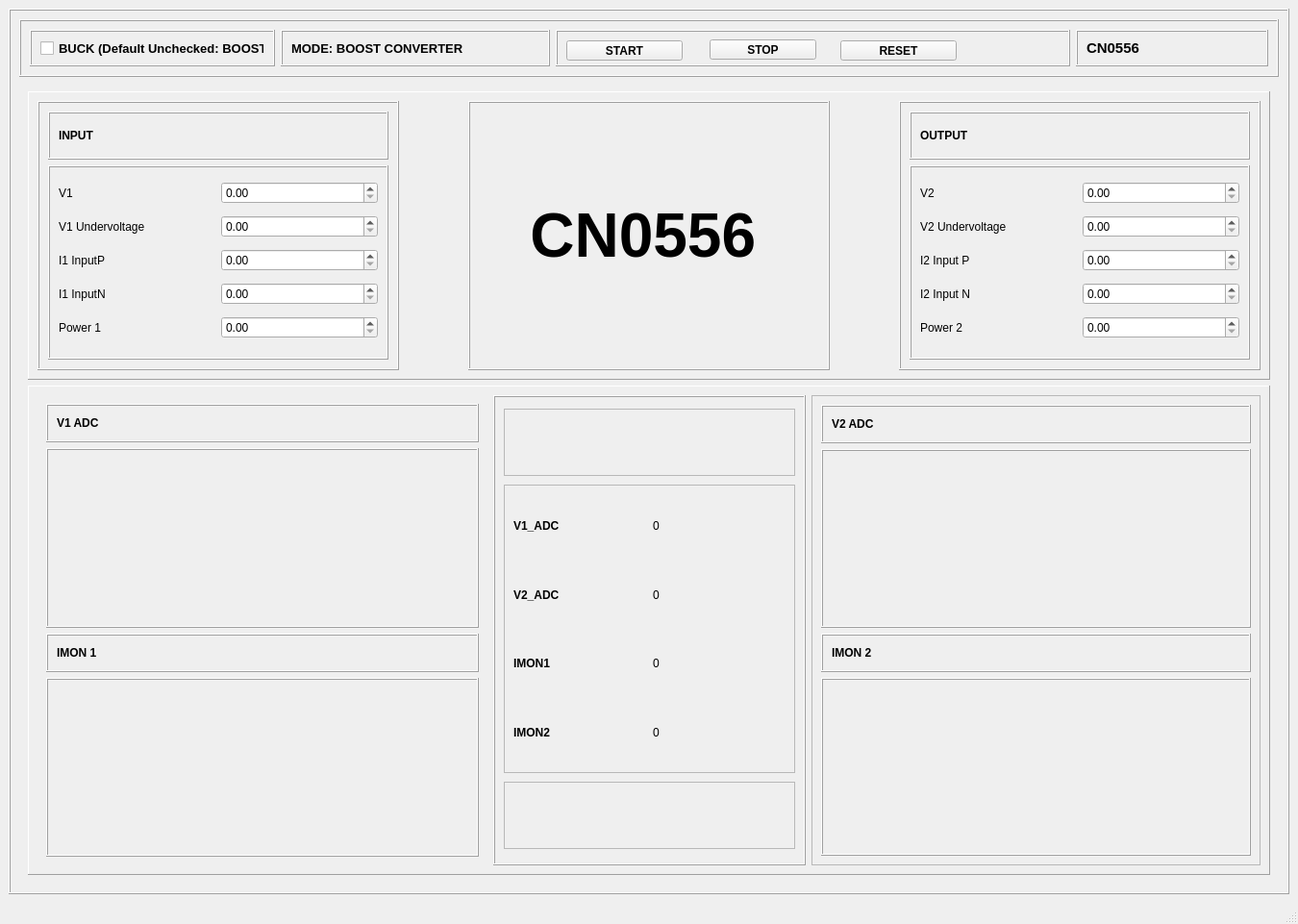
<?xml version="1.0" encoding="UTF-8"?>
<ui version="4.0">
 <class>MainWindow</class>
 <widget class="QMainWindow" name="MainWindow">
  <property name="geometry">
   <rect>
    <x>0</x>
    <y>0</y>
    <width>1350</width>
    <height>961</height>
   </rect>
  </property>
  <property name="windowTitle">
   <string>MainWindow</string>
  </property>
  <widget class="QWidget" name="centralwidget">
   <layout class="QVBoxLayout" name="verticalLayout">
    <item>
     <widget class="QFrame" name="frame">
      <property name="frameShape">
       <enum>QFrame::Box</enum>
      </property>
      <property name="frameShadow">
       <enum>QFrame::Raised</enum>
      </property>
      <layout class="QVBoxLayout" name="verticalLayout_2">
       <item>
        <widget class="QFrame" name="frame_2">
         <property name="maximumSize">
          <size>
           <width>16777215</width>
           <height>60</height>
          </size>
         </property>
         <property name="frameShape">
          <enum>QFrame::Box</enum>
         </property>
         <property name="frameShadow">
          <enum>QFrame::Raised</enum>
         </property>
         <layout class="QHBoxLayout" name="horizontalLayout_2">
          <item>
           <widget class="QFrame" name="CheckBox_Frame">
            <property name="maximumSize">
             <size>
              <width>255</width>
              <height>16777215</height>
             </size>
            </property>
            <property name="frameShape">
             <enum>QFrame::Box</enum>
            </property>
            <property name="frameShadow">
             <enum>QFrame::Raised</enum>
            </property>
            <layout class="QHBoxLayout" name="horizontalLayout_4">
             <item>
              <widget class="QCheckBox" name="checkBox">
               <property name="font">
                <font>
                 <pointsize>10</pointsize>
                 <bold>true</bold>
                </font>
               </property>
               <property name="text">
                <string>BUCK (Default Unchecked: BOOST)</string>
               </property>
              </widget>
             </item>
            </layout>
           </widget>
          </item>
          <item>
           <widget class="QFrame" name="Mode_Frame">
            <property name="maximumSize">
             <size>
              <width>280</width>
              <height>16777215</height>
             </size>
            </property>
            <property name="frameShape">
             <enum>QFrame::Box</enum>
            </property>
            <property name="frameShadow">
             <enum>QFrame::Raised</enum>
            </property>
            <layout class="QVBoxLayout" name="verticalLayout_8">
             <item>
              <widget class="QLabel" name="Mode_Label">
               <property name="font">
                <font>
                 <pointsize>10</pointsize>
                 <bold>true</bold>
                </font>
               </property>
               <property name="layoutDirection">
                <enum>Qt::LeftToRight</enum>
               </property>
               <property name="autoFillBackground">
                <bool>true</bool>
               </property>
               <property name="text">
                <string>MODE: BOOST CONVERTER</string>
               </property>
              </widget>
             </item>
            </layout>
           </widget>
          </item>
          <item>
           <widget class="QFrame" name="Buttons_Frame">
            <property name="maximumSize">
             <size>
              <width>16777215</width>
              <height>50</height>
             </size>
            </property>
            <property name="frameShape">
             <enum>QFrame::Box</enum>
            </property>
            <property name="frameShadow">
             <enum>QFrame::Raised</enum>
            </property>
            <widget class="QPushButton" name="startButton">
             <property name="geometry">
              <rect>
               <x>11</x>
               <y>11</y>
               <width>121</width>
               <height>21</height>
              </rect>
             </property>
             <property name="sizePolicy">
              <sizepolicy hsizetype="Maximum" vsizetype="Maximum">
               <horstretch>0</horstretch>
               <verstretch>0</verstretch>
              </sizepolicy>
             </property>
             <property name="maximumSize">
              <size>
               <width>200</width>
               <height>70</height>
              </size>
             </property>
             <property name="font">
              <font>
               <bold>true</bold>
              </font>
             </property>
             <property name="text">
              <string>START</string>
             </property>
            </widget>
            <widget class="QPushButton" name="stopButton">
             <property name="geometry">
              <rect>
               <x>160</x>
               <y>10</y>
               <width>111</width>
               <height>21</height>
              </rect>
             </property>
             <property name="font">
              <font>
               <bold>true</bold>
              </font>
             </property>
             <property name="text">
              <string>STOP</string>
             </property>
            </widget>
            <widget class="QPushButton" name="resetButton">
             <property name="geometry">
              <rect>
               <x>296</x>
               <y>11</y>
               <width>121</width>
               <height>21</height>
              </rect>
             </property>
             <property name="font">
              <font>
               <bold>true</bold>
              </font>
             </property>
             <property name="text">
              <string>RESET</string>
             </property>
            </widget>
           </widget>
          </item>
          <item>
           <widget class="QFrame" name="frame_14">
            <property name="maximumSize">
             <size>
              <width>200</width>
              <height>16777215</height>
             </size>
            </property>
            <property name="frameShape">
             <enum>QFrame::Box</enum>
            </property>
            <property name="frameShadow">
             <enum>QFrame::Raised</enum>
            </property>
            <layout class="QVBoxLayout" name="verticalLayout_16">
             <item>
              <widget class="QLabel" name="label">
               <property name="font">
                <font>
                 <pointsize>11</pointsize>
                 <bold>true</bold>
                </font>
               </property>
               <property name="text">
                <string>CN0556</string>
               </property>
              </widget>
             </item>
            </layout>
           </widget>
          </item>
         </layout>
        </widget>
       </item>
       <item>
        <widget class="QFrame" name="frame_3">
         <property name="frameShape">
          <enum>QFrame::NoFrame</enum>
         </property>
         <property name="frameShadow">
          <enum>QFrame::Raised</enum>
         </property>
         <layout class="QVBoxLayout" name="verticalLayout_3">
          <item>
           <widget class="QFrame" name="frame_4">
            <property name="maximumSize">
             <size>
              <width>16777215</width>
              <height>300</height>
             </size>
            </property>
            <property name="frameShape">
             <enum>QFrame::Panel</enum>
            </property>
            <property name="frameShadow">
             <enum>QFrame::Raised</enum>
            </property>
            <layout class="QHBoxLayout" name="horizontalLayout">
             <item>
              <widget class="QFrame" name="frame_6">
               <property name="frameShape">
                <enum>QFrame::Box</enum>
               </property>
               <property name="frameShadow">
                <enum>QFrame::Raised</enum>
               </property>
               <layout class="QVBoxLayout" name="verticalLayout_4">
                <item>
                 <widget class="QFrame" name="frame_15">
                  <property name="maximumSize">
                   <size>
                    <width>16777215</width>
                    <height>50</height>
                   </size>
                  </property>
                  <property name="frameShape">
                   <enum>QFrame::Box</enum>
                  </property>
                  <property name="frameShadow">
                   <enum>QFrame::Raised</enum>
                  </property>
                  <layout class="QVBoxLayout" name="verticalLayout_9">
                   <item>
                    <widget class="QLabel" name="V1_Label">
                     <property name="font">
                      <font>
                       <bold>true</bold>
                      </font>
                     </property>
                     <property name="text">
                      <string>INPUT</string>
                     </property>
                    </widget>
                   </item>
                  </layout>
                 </widget>
                </item>
                <item>
                 <widget class="QFrame" name="frame_16">
                  <property name="frameShape">
                   <enum>QFrame::Box</enum>
                  </property>
                  <property name="frameShadow">
                   <enum>QFrame::Raised</enum>
                  </property>
                  <layout class="QGridLayout" name="gridLayout">
                   <item row="0" column="0">
                    <widget class="QLabel" name="label_3">
                     <property name="text">
                      <string>V1</string>
                     </property>
                    </widget>
                   </item>
                   <item row="0" column="1">
                    <widget class="QDoubleSpinBox" name="V1_SpinBox"/>
                   </item>
                   <item row="1" column="0">
                    <widget class="QLabel" name="label_4">
                     <property name="text">
                      <string>V1 Undervoltage</string>
                     </property>
                    </widget>
                   </item>
                   <item row="1" column="1">
                    <widget class="QDoubleSpinBox" name="V1uv_SpinBox"/>
                   </item>
                   <item row="2" column="0">
                    <widget class="QLabel" name="label_5">
                     <property name="text">
                      <string>I1 InputP</string>
                     </property>
                    </widget>
                   </item>
                   <item row="2" column="1">
                    <widget class="QDoubleSpinBox" name="I1P_SpinBox"/>
                   </item>
                   <item row="3" column="0">
                    <widget class="QLabel" name="label_6">
                     <property name="text">
                      <string>I1 InputN</string>
                     </property>
                    </widget>
                   </item>
                   <item row="3" column="1">
                    <widget class="QDoubleSpinBox" name="I1N_SpinBox"/>
                   </item>
                   <item row="4" column="0">
                    <widget class="QLabel" name="label_7">
                     <property name="text">
                      <string>Power 1</string>
                     </property>
                    </widget>
                   </item>
                   <item row="4" column="1">
                    <widget class="QDoubleSpinBox" name="Power1_SpinBox"/>
                   </item>
                  </layout>
                 </widget>
                </item>
               </layout>
              </widget>
             </item>
             <item>
              <widget class="QFrame" name="ArrowV1_Frame">
               <property name="maximumSize">
                <size>
                 <width>60</width>
                 <height>16777215</height>
                </size>
               </property>
               <property name="frameShape">
                <enum>QFrame::NoFrame</enum>
               </property>
               <property name="frameShadow">
                <enum>QFrame::Raised</enum>
               </property>
              </widget>
             </item>
             <item>
              <widget class="QFrame" name="CN0556_IMAG">
               <property name="maximumSize">
                <size>
                 <width>400</width>
                 <height>16777215</height>
                </size>
               </property>
               <property name="autoFillBackground">
                <bool>true</bool>
               </property>
               <property name="frameShape">
                <enum>QFrame::Box</enum>
               </property>
               <property name="frameShadow">
                <enum>QFrame::Raised</enum>
               </property>
               <layout class="QHBoxLayout" name="horizontalLayout_5">
                <item>
                 <widget class="QLabel" name="label_2">
                  <property name="font">
                   <font>
                    <pointsize>48</pointsize>
                    <bold>true</bold>
                   </font>
                  </property>
                  <property name="autoFillBackground">
                   <bool>true</bool>
                  </property>
                  <property name="text">
                   <string>   CN0556</string>
                  </property>
                 </widget>
                </item>
               </layout>
              </widget>
             </item>
             <item>
              <widget class="QFrame" name="ArrowV2_Frame">
               <property name="maximumSize">
                <size>
                 <width>60</width>
                 <height>16777215</height>
                </size>
               </property>
               <property name="frameShape">
                <enum>QFrame::NoFrame</enum>
               </property>
               <property name="frameShadow">
                <enum>QFrame::Raised</enum>
               </property>
              </widget>
             </item>
             <item>
              <widget class="QFrame" name="frame_10">
               <property name="frameShape">
                <enum>QFrame::Box</enum>
               </property>
               <property name="frameShadow">
                <enum>QFrame::Raised</enum>
               </property>
               <layout class="QVBoxLayout" name="verticalLayout_5">
                <item>
                 <widget class="QFrame" name="frame_17">
                  <property name="maximumSize">
                   <size>
                    <width>16777215</width>
                    <height>50</height>
                   </size>
                  </property>
                  <property name="frameShape">
                   <enum>QFrame::Box</enum>
                  </property>
                  <property name="frameShadow">
                   <enum>QFrame::Raised</enum>
                  </property>
                  <layout class="QVBoxLayout" name="verticalLayout_10">
                   <item>
                    <widget class="QLabel" name="V2_Label">
                     <property name="font">
                      <font>
                       <bold>true</bold>
                      </font>
                     </property>
                     <property name="text">
                      <string>OUTPUT</string>
                     </property>
                    </widget>
                   </item>
                  </layout>
                 </widget>
                </item>
                <item>
                 <widget class="QFrame" name="frame_18">
                  <property name="frameShape">
                   <enum>QFrame::Box</enum>
                  </property>
                  <property name="frameShadow">
                   <enum>QFrame::Raised</enum>
                  </property>
                  <layout class="QGridLayout" name="gridLayout_2">
                   <item row="0" column="0">
                    <widget class="QLabel" name="label_9">
                     <property name="text">
                      <string>V2</string>
                     </property>
                    </widget>
                   </item>
                   <item row="0" column="1">
                    <widget class="QDoubleSpinBox" name="V2_SpinBox"/>
                   </item>
                   <item row="1" column="0">
                    <widget class="QLabel" name="label_10">
                     <property name="text">
                      <string>V2 Undervoltage</string>
                     </property>
                    </widget>
                   </item>
                   <item row="1" column="1">
                    <widget class="QDoubleSpinBox" name="V2uv_SpinBox"/>
                   </item>
                   <item row="2" column="0">
                    <widget class="QLabel" name="label_11">
                     <property name="text">
                      <string>I2 Input P</string>
                     </property>
                    </widget>
                   </item>
                   <item row="2" column="1">
                    <widget class="QDoubleSpinBox" name="I2P_SpinBox"/>
                   </item>
                   <item row="3" column="0">
                    <widget class="QLabel" name="label_12">
                     <property name="text">
                      <string>I2 Input N</string>
                     </property>
                    </widget>
                   </item>
                   <item row="3" column="1">
                    <widget class="QDoubleSpinBox" name="I2N_SpinBox"/>
                   </item>
                   <item row="4" column="0">
                    <widget class="QLabel" name="label_13">
                     <property name="text">
                      <string>Power 2</string>
                     </property>
                    </widget>
                   </item>
                   <item row="4" column="1">
                    <widget class="QDoubleSpinBox" name="Power2_SpinBox"/>
                   </item>
                  </layout>
                 </widget>
                </item>
               </layout>
              </widget>
             </item>
            </layout>
           </widget>
          </item>
          <item>
           <widget class="QFrame" name="frame_5">
            <property name="frameShape">
             <enum>QFrame::Panel</enum>
            </property>
            <property name="frameShadow">
             <enum>QFrame::Raised</enum>
            </property>
            <layout class="QHBoxLayout" name="horizontalLayout_3">
             <item>
              <widget class="QFrame" name="frame_19">
               <property name="frameShape">
                <enum>QFrame::NoFrame</enum>
               </property>
               <property name="frameShadow">
                <enum>QFrame::Raised</enum>
               </property>
               <layout class="QVBoxLayout" name="verticalLayout_6">
                <item>
                 <widget class="QFrame" name="frame_22">
                  <property name="maximumSize">
                   <size>
                    <width>16777215</width>
                    <height>40</height>
                   </size>
                  </property>
                  <property name="frameShape">
                   <enum>QFrame::Box</enum>
                  </property>
                  <property name="frameShadow">
                   <enum>QFrame::Raised</enum>
                  </property>
                  <layout class="QVBoxLayout" name="verticalLayout_11">
                   <item>
                    <widget class="QLabel" name="label_14">
                     <property name="font">
                      <font>
                       <bold>true</bold>
                      </font>
                     </property>
                     <property name="text">
                      <string>V1 ADC</string>
                     </property>
                    </widget>
                   </item>
                  </layout>
                 </widget>
                </item>
                <item>
                 <widget class="QFrame" name="V1_ADC_Graph">
                  <property name="frameShape">
                   <enum>QFrame::Box</enum>
                  </property>
                  <property name="frameShadow">
                   <enum>QFrame::Raised</enum>
                  </property>
                 </widget>
                </item>
                <item>
                 <widget class="QFrame" name="frame_24">
                  <property name="maximumSize">
                   <size>
                    <width>16777215</width>
                    <height>40</height>
                   </size>
                  </property>
                  <property name="frameShape">
                   <enum>QFrame::Box</enum>
                  </property>
                  <property name="frameShadow">
                   <enum>QFrame::Raised</enum>
                  </property>
                  <layout class="QVBoxLayout" name="verticalLayout_12">
                   <item>
                    <widget class="QLabel" name="label_15">
                     <property name="font">
                      <font>
                       <bold>true</bold>
                      </font>
                     </property>
                     <property name="text">
                      <string>IMON 1</string>
                     </property>
                    </widget>
                   </item>
                  </layout>
                 </widget>
                </item>
                <item>
                 <widget class="QFrame" name="IMON1_ADC_Graph">
                  <property name="frameShape">
                   <enum>QFrame::Box</enum>
                  </property>
                  <property name="frameShadow">
                   <enum>QFrame::Raised</enum>
                  </property>
                 </widget>
                </item>
               </layout>
              </widget>
             </item>
             <item>
              <widget class="QFrame" name="frame_20">
               <property name="maximumSize">
                <size>
                 <width>325</width>
                 <height>16777215</height>
                </size>
               </property>
               <property name="frameShape">
                <enum>QFrame::Box</enum>
               </property>
               <property name="frameShadow">
                <enum>QFrame::Raised</enum>
               </property>
               <layout class="QVBoxLayout" name="verticalLayout_15">
                <item>
                 <widget class="QFrame" name="frame_32">
                  <property name="maximumSize">
                   <size>
                    <width>16777215</width>
                    <height>70</height>
                   </size>
                  </property>
                  <property name="frameShape">
                   <enum>QFrame::StyledPanel</enum>
                  </property>
                  <property name="frameShadow">
                   <enum>QFrame::Raised</enum>
                  </property>
                 </widget>
                </item>
                <item>
                 <widget class="QFrame" name="frame_30">
                  <property name="maximumSize">
                   <size>
                    <width>16777215</width>
                    <height>300</height>
                   </size>
                  </property>
                  <property name="frameShape">
                   <enum>QFrame::StyledPanel</enum>
                  </property>
                  <property name="frameShadow">
                   <enum>QFrame::Raised</enum>
                  </property>
                  <layout class="QGridLayout" name="gridLayout_3">
                   <item row="0" column="0">
                    <widget class="QLabel" name="label_18">
                     <property name="font">
                      <font>
                       <bold>true</bold>
                      </font>
                     </property>
                     <property name="text">
                      <string>V1_ADC</string>
                     </property>
                    </widget>
                   </item>
                   <item row="0" column="1">
                    <widget class="QLabel" name="V1_ADC_Value">
                     <property name="frameShape">
                      <enum>QFrame::NoFrame</enum>
                     </property>
                     <property name="text">
                      <string>0</string>
                     </property>
                    </widget>
                   </item>
                   <item row="1" column="0">
                    <widget class="QLabel" name="label_19">
                     <property name="font">
                      <font>
                       <bold>true</bold>
                      </font>
                     </property>
                     <property name="text">
                      <string>V2_ADC</string>
                     </property>
                    </widget>
                   </item>
                   <item row="1" column="1">
                    <widget class="QLabel" name="V2_ADC_Value">
                     <property name="frameShape">
                      <enum>QFrame::NoFrame</enum>
                     </property>
                     <property name="text">
                      <string>0</string>
                     </property>
                    </widget>
                   </item>
                   <item row="2" column="0">
                    <widget class="QLabel" name="label_20">
                     <property name="font">
                      <font>
                       <bold>true</bold>
                      </font>
                     </property>
                     <property name="text">
                      <string>IMON1</string>
                     </property>
                    </widget>
                   </item>
                   <item row="2" column="1">
                    <widget class="QLabel" name="IMON1_Value">
                     <property name="frameShape">
                      <enum>QFrame::NoFrame</enum>
                     </property>
                     <property name="text">
                      <string>0</string>
                     </property>
                    </widget>
                   </item>
                   <item row="3" column="0">
                    <widget class="QLabel" name="label_21">
                     <property name="font">
                      <font>
                       <bold>true</bold>
                      </font>
                     </property>
                     <property name="text">
                      <string>IMON2</string>
                     </property>
                    </widget>
                   </item>
                   <item row="3" column="1">
                    <widget class="QLabel" name="IMON2_Value">
                     <property name="frameShape">
                      <enum>QFrame::NoFrame</enum>
                     </property>
                     <property name="text">
                      <string>0</string>
                     </property>
                    </widget>
                   </item>
                  </layout>
                 </widget>
                </item>
                <item>
                 <widget class="QFrame" name="frame_31">
                  <property name="maximumSize">
                   <size>
                    <width>16777215</width>
                    <height>70</height>
                   </size>
                  </property>
                  <property name="frameShape">
                   <enum>QFrame::StyledPanel</enum>
                  </property>
                  <property name="frameShadow">
                   <enum>QFrame::Raised</enum>
                  </property>
                 </widget>
                </item>
               </layout>
              </widget>
             </item>
             <item>
              <widget class="QFrame" name="frame_21">
               <property name="frameShape">
                <enum>QFrame::StyledPanel</enum>
               </property>
               <property name="frameShadow">
                <enum>QFrame::Raised</enum>
               </property>
               <layout class="QVBoxLayout" name="verticalLayout_7">
                <item>
                 <widget class="QFrame" name="frame_26">
                  <property name="maximumSize">
                   <size>
                    <width>16777215</width>
                    <height>40</height>
                   </size>
                  </property>
                  <property name="frameShape">
                   <enum>QFrame::Box</enum>
                  </property>
                  <property name="frameShadow">
                   <enum>QFrame::Raised</enum>
                  </property>
                  <layout class="QVBoxLayout" name="verticalLayout_13">
                   <item>
                    <widget class="QLabel" name="label_16">
                     <property name="font">
                      <font>
                       <bold>true</bold>
                      </font>
                     </property>
                     <property name="text">
                      <string>V2 ADC</string>
                     </property>
                    </widget>
                   </item>
                  </layout>
                 </widget>
                </item>
                <item>
                 <widget class="QFrame" name="V2_ADC_Graph">
                  <property name="frameShape">
                   <enum>QFrame::Box</enum>
                  </property>
                  <property name="frameShadow">
                   <enum>QFrame::Raised</enum>
                  </property>
                 </widget>
                </item>
                <item>
                 <widget class="QFrame" name="frame_28">
                  <property name="maximumSize">
                   <size>
                    <width>16777215</width>
                    <height>40</height>
                   </size>
                  </property>
                  <property name="frameShape">
                   <enum>QFrame::Box</enum>
                  </property>
                  <property name="frameShadow">
                   <enum>QFrame::Raised</enum>
                  </property>
                  <layout class="QVBoxLayout" name="verticalLayout_14">
                   <item>
                    <widget class="QLabel" name="label_17">
                     <property name="font">
                      <font>
                       <bold>true</bold>
                      </font>
                     </property>
                     <property name="text">
                      <string>IMON 2</string>
                     </property>
                    </widget>
                   </item>
                  </layout>
                 </widget>
                </item>
                <item>
                 <widget class="QFrame" name="IMON2_ADC_Graph">
                  <property name="frameShape">
                   <enum>QFrame::Box</enum>
                  </property>
                  <property name="frameShadow">
                   <enum>QFrame::Raised</enum>
                  </property>
                 </widget>
                </item>
               </layout>
              </widget>
             </item>
            </layout>
           </widget>
          </item>
         </layout>
        </widget>
       </item>
      </layout>
     </widget>
    </item>
   </layout>
  </widget>
  <widget class="QMenuBar" name="menubar">
   <property name="geometry">
    <rect>
     <x>0</x>
     <y>0</y>
     <width>1350</width>
     <height>22</height>
    </rect>
   </property>
  </widget>
  <widget class="QStatusBar" name="statusbar"/>
 </widget>
 <resources/>
 <connections/>
</ui>
